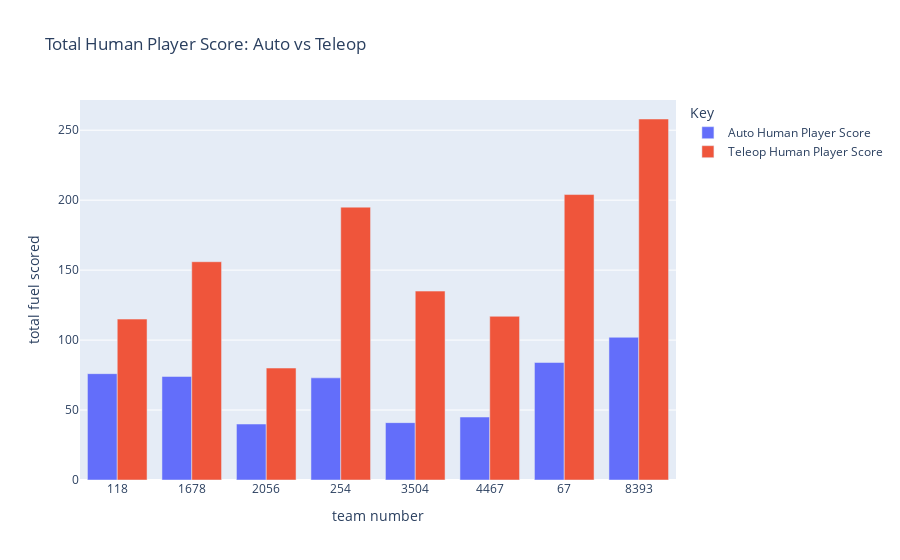

Write notebook code for a chart like this one.
### Code cell
auto_hp_fuel_df = scouted_data.groupby("Team Number")["Auto Human Player Score"].sum().reset_index()
teleop_hp_fuel_df = scouted_data.groupby("Team Number")["Teleop Human Player Score"].sum().reset_index()

# Merging them together
combined_df = auto_hp_fuel_df.merge(teleop_hp_fuel_df, on="Team Number")

# Creates bar chart with both columns
fig = px.bar(combined_df, 
             x="Team Number", 
             y=["Auto Human Player Score", "Teleop Human Player Score"], 
             title="Total Human Player Score: Auto vs Teleop",
             labels={"Team Number": "team number", 
                     "value": "total fuel scored",
                     "variable": "Key"},
             barmode="group")  # This makes bars side-by-side instead of stacked
fig.show()

### Figure 1 — Plotly figure (JSON) as saved in the notebook; plotly's stock layout.template omitted (floating-point values rounded to 4 significant figures)
{"data": [{"alignmentgroup": "True", "hovertemplate": "Key=Auto Human Player Score<br>team number=%{x}<br>total fuel scored=%{y}<extra></extra>", "legendgroup": "Auto Human Player Score", "marker": {"color": "#636efa", "pattern": {"shape": ""}}, "name": "Auto Human Player Score", "offsetgroup": "Auto Human Player Score", "orientation": "v", "showlegend": true, "textposition": "auto", "type": "bar", "x": ["118", "1678", "2056", "254", "3504", "4467", "67", "8393"], "xaxis": "x", "y": [76, 74, 40, 73, 41, 45, 84, 102], "yaxis": "y"}, {"alignmentgroup": "True", "hovertemplate": "Key=Teleop Human Player Score<br>team number=%{x}<br>total fuel scored=%{y}<extra></extra>", "legendgroup": "Teleop Human Player Score", "marker": {"color": "#EF553B", "pattern": {"shape": ""}}, "name": "Teleop Human Player Score", "offsetgroup": "Teleop Human Player Score", "orientation": "v", "showlegend": true, "textposition": "auto", "type": "bar", "x": ["118", "1678", "2056", "254", "3504", "4467", "67", "8393"], "xaxis": "x", "y": [115, 156, 80, 195, 135, 117, 204, 258], "yaxis": "y"}], "layout": {"barmode": "group", "legend": {"title": {"text": "Key"}, "tracegroupgap": 0}, "title": {"text": "Total Human Player Score: Auto vs Teleop"}, "xaxis": {"anchor": "y", "domain": [0, 1], "title": {"text": "team number"}}, "yaxis": {"anchor": "x", "domain": [0, 1], "title": {"text": "total fuel scored"}}}}
